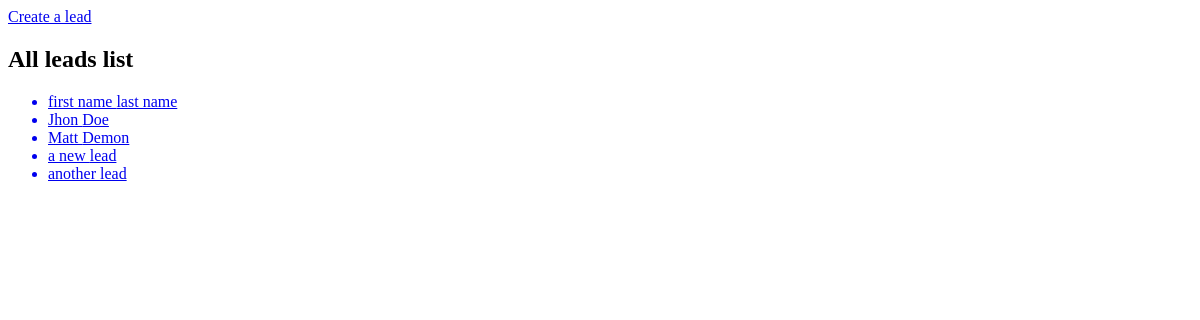
Page /leads/ on the earlier database version.
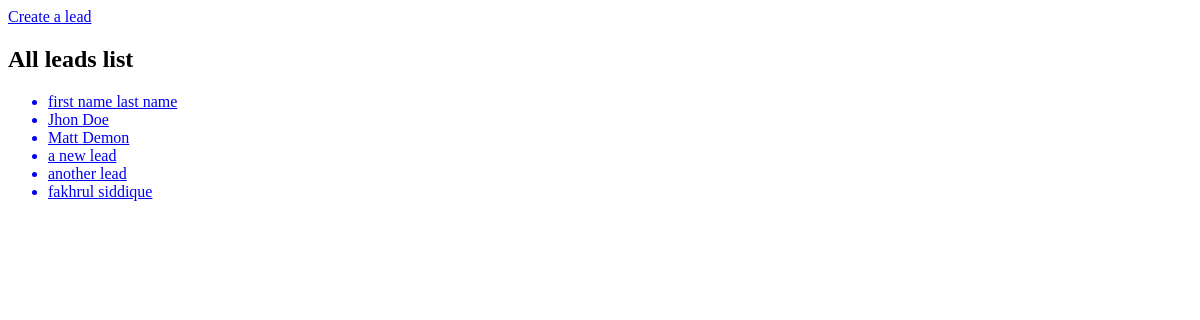
Same page on the later database version.
### main/models.py (models this page shows, shortened)
class Lead(models.Model):
    first_name = models.CharField(max_length=20)
    last_name = models.CharField(max_length=20)
    age = models.IntegerField(default=0)
    agent = models.ForeignKey(Agent, on_delete=models.CASCADE)

### main/views.py (the view)
# urls.py: path('', views.Lead_list, name="leadList"),
def Lead_list(request):
    leads = Lead.objects.all()
    context = {
        "leads":leads,
    }
    return render(request, "Leads/leads_list.html", context)

### templates/Leads/leads_list.html (shortened to what this page needs)
<!DOCTYPE html>
<html lang="en">
<head>
</head>
<body>
    <nav>
        <a href=" {% url 'leads:leadCreate' %} ">Create a lead</a>
    </nav>
    <div class="container">
        <h2> All leads list </h2>
        <p>
            <ul>
                {% for lead in leads %}
                    <a href="{% url 'leads:leadDetail' lead.pk %}"> <li> {{lead.first_name}} {{lead.last_name}} </li> </a>
                {% endfor %}
            </ul>
        </p>
    </div>
</body>
</html>

Differences in the rows shown:
added Lead: first_name "fakhrul", last_name "siddique"
